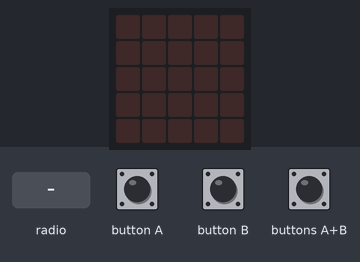
Simulated run of this program. Board: BBC micro:bit (MakeCode). Parts: the board's 5×5 LED display. The inputs (shaded band) are chosen by the test bench.

Above: at 1.2 s.
1.3 s: button A pressed for 0.15 s
At 2.6 s:
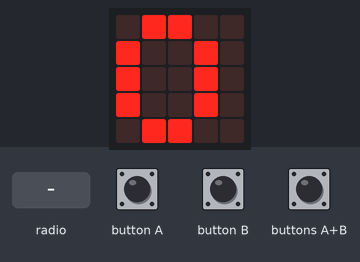
2.9 s: buttons A+B pressed for 0.15 s
At 4.0 s:
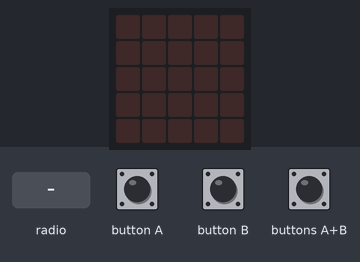
4.5 s: button B pressed for 0.15 s
At 5.2 s:
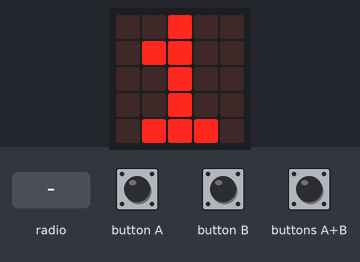
6.1 s: radio message "999999" arrives
At 6.9 s:
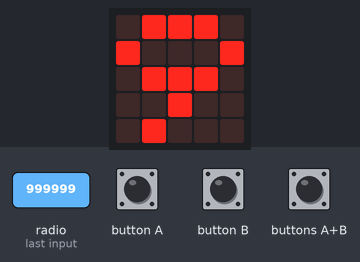
7.6 s: radio message "50" arrives
At 8.1 s:
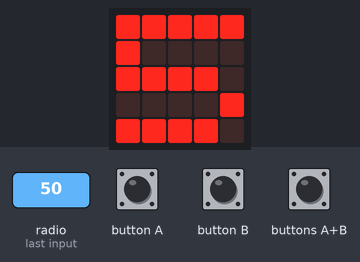
9.1 s: button B pressed for 0.15 s
At 9.9 s:
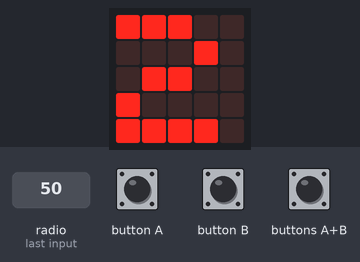
Timing chart, 0 to 11.7 s (numbered marks = the images above; inputs shaded):
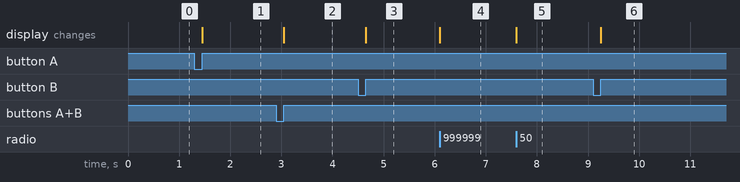

The program:

main.ts
```typescript
radio.onReceivedNumber(function (receivedNumber) {
    Slutvärde = receivedNumber
    if (receivedNumber <= 999999) {
        Hitta_nummer_från_höger(1)
        basic.showString(Hittad_plats)
    } else {
        while (receivedNumber > 999 * 10 ** index_tiotal_alla_värden) {
            index_tiotal_alla_värden += 1
        }
        if (index_tiotal_alla_värden < 10) {
            sjätte_index = tiopotens_uträkning(1)
            femte_index = "e"
            fjärde_index = uträkning_för(1)
            tredje_index = uträkning_för(1)
            andra_index = uträkning_för(1)
            första_index = uträkning_för(1)
        } else if (index_tiotal_alla_värden >= 10) {
            sjätte_index = tiopotens_uträkning(1)
            femte_index = tiopotens_uträkning(1)
            fjärde_index = "e"
            tredje_index = uträkning_för(1)
            andra_index = uträkning_för(1)
            första_index = uträkning_för(1)
        }
        basic.showString(sjätte_index)
    }
})
/**
 * Baserat på vilken av Mb så ska olika index visas:
 *
 * Mb1: första index osv osv
 *
 * =>
 */
// 1 är längst till höger, två ett steg till vänster...
function Hitta_nummer_från_höger (num: number) {
    // För MB 6
    Hittad_plats = convertToText(Math.floor(Slutvärde % (10 ** (num - 1) * 100) / (10 ** (num - 1) * 10)))
}
function uträkning_för (num: number) {
    return convertToText(parseFloat(convertToText(Slutvärde).substr(num, 1)))
}
// För varje MB:
//
// * Ändra samtliga variabler till rätt term/funkt
//
// *Ändra radio sänd nummer till rätt variabel samt gällande siffra
input.onButtonPressed(Button.A, function () {
    if (termfunkt1 == 0) {
        termfunkt1 += 0
    } else {
        termfunkt1 += -1
    }
    if (termfunkt1 >= 0 && termfunkt1 <= 9) {
        basic.showNumber(termfunkt1)
    } else if (termfunkt1 == 10) {
        basic.showLeds(`
            . . # . .
            . . # . .
            # # # # #
            . . # . .
            . . # . .
            `)
    } else if (termfunkt1 == 11) {
        basic.showLeds(`
            . . . . .
            . . . . .
            # # # # #
            . . . . .
            . . . . .
            `)
    } else if (termfunkt1 == 12) {
        basic.showLeds(`
            # . . . #
            . # . # .
            . . # . .
            . # . # .
            # . . . #
            `)
    } else if (termfunkt1 == 13) {
        basic.showLeds(`
            . . # . .
            . . . . .
            # # # # #
            . . . . .
            . . # . .
            `)
    } else if (termfunkt1 == 14) {
        basic.showLeds(`
            . . # . .
            . # . # .
            # . . . #
            . . . . .
            . . . . .
            `)
    }
})
input.onButtonPressed(Button.AB, function () {
    let index = 0
    basic.showLeds(`
        . . . . .
        . . . . .
        . . . . .
        . . . . .
        . . . . .
        `)
    Numerlista.push("5" + "," + convertToText(termfunkt1))
    Gör_om_till_bättre_lista()
    första_räknesatsen = [0, 5]
    första_räknesatsen_nmr = 0
    upphöjt = 0
    for (let index2 = 0; index2 <= siffror.length; index2++) {
        if (siffror[index2] > 9) {
            operation = siffror[index2]
            första_räknesatsen_nmr += 1
            upphöjt = 0
        } else {
            första_räknesatsen[första_räknesatsen_nmr] = första_räknesatsen[första_räknesatsen_nmr] * 10 ** upphöjt + siffror[index2]
            upphöjt += 1
        }
    }
    if (siffror[index] == 10) {
        radio.sendNumber(första_räknesatsen[0] + första_räknesatsen[1])
        basic.showLeds(`
            # # . . .
            # # . . .
            . . . . .
            . . . . .
            . . . . .
            `)
    }
    if (siffror[index] == 11) {
        radio.sendNumber(första_räknesatsen[0] - första_räknesatsen[1])
        basic.showLeds(`
            # # . . .
            # # . . .
            . . . . .
            . . . . .
            . . . . .
            `)
    }
    if (siffror[index] == 12) {
        radio.sendNumber(första_räknesatsen[0] * första_räknesatsen[1])
        basic.showLeds(`
            # # . . .
            # # . . .
            . . . . .
            . . . . .
            . . . . .
            `)
    }
    if (siffror[index] == 13) {
        radio.sendNumber(första_räknesatsen[0] / första_räknesatsen[1])
        basic.showLeds(`
            # # . . .
            # # . . .
            . . . . .
            . . . . .
            . . . . .
            `)
    }
    if (siffror[index] == 14) {
        radio.sendNumber(första_räknesatsen[0] ** första_räknesatsen[1])
        basic.showLeds(`
            # # . . .
            # # . . .
            . . . . .
            . . . . .
            . . . . .
            `)
    }
})
radio.onReceivedString(function (receivedString) {
    Numerlista.push(receivedString)
})
input.onButtonPressed(Button.B, function () {
    if (termfunkt1 == 14) {
        termfunkt1 += 0
    } else {
        termfunkt1 += 1
    }
    if (termfunkt1 >= 0 && termfunkt1 <= 9) {
        basic.showNumber(termfunkt1)
    } else if (termfunkt1 == 10) {
        basic.showLeds(`
            . . # . .
            . . # . .
            # # # # #
            . . # . .
            . . # . .
            `)
    } else if (termfunkt1 == 11) {
        basic.showLeds(`
            . . . . .
            . . . . .
            # # # # #
            . . . . .
            . . . . .
            `)
    } else if (termfunkt1 == 12) {
        basic.showLeds(`
            # . . . #
            . # . # .
            . . # . .
            . # . # .
            # . . . #
            `)
    } else if (termfunkt1 == 13) {
        basic.showLeds(`
            . . # . .
            . . . . .
            # # # # #
            . . . . .
            . . # . .
            `)
    } else if (termfunkt1 == 14) {
        basic.showLeds(`
            . . # . .
            . # . # .
            # . . . #
            . . . . .
            . . . . .
            `)
    }
})
function Gör_om_till_bättre_lista () {
    // Måste ta -1...
    for (let plats = 0; plats <= Numerlista.length - 1; plats++) {
        Temporär_variabel = Numerlista[plats]
        Temporär_lista = Temporär_variabel.split(",")
        Z = Temporär_lista[1]
        Y = Temporär_lista[0]
        Färdig_lista[parseFloat(Y)] = parseFloat(Z)
    }
}
// begränsning:
//
// jag har inte avrundat värdet på talet innan e.
//
// så om talet är 1399
//
// blir det 139 även fast 140 hade varit "rätt"
function tiopotens_uträkning (num: number) {
    return convertToText(parseFloat(convertToText(index_tiotal_alla_värden).substr(num, 1)))
}
let Temporär_lista: string[] = []
let Temporär_variabel = ""
let operation = 0
let upphöjt = 0
let första_räknesatsen_nmr = 0
let första_räknesatsen: number[] = []
let Numerlista: string[] = []
let termfunkt1 = 0
let första_index = ""
let andra_index = ""
let tredje_index = ""
let fjärde_index = ""
let femte_index = ""
let sjätte_index = ""
let Hittad_plats = ""
let Slutvärde = 0
let Z = ""
let Y = ""
let siffror: number[] = []
let Färdig_lista: number[] = []
let index_tiotal_alla_värden = 0
radio.setGroup(49)
index_tiotal_alla_värden = 1
Färdig_lista = []
let listnummer: number[] = []
let stringen = 0
let list = [0, 5]
siffror = [0, 5]
Y = ""
Z = ""
```

test.ts
```typescript
// här hamnar tester och detta kompileras inte när det här paketet används som ett tillägg.
```

Measured:
- after the input at 1.3 s, the display: changes after 0.15 s (image 1)
- after the input at 2.9 s, the display: changes after 0.15 s (image 2)
- after the input at 4.5 s, the display: changes after 0.15 s (image 3)
- after the input at 6.1 s, the display: changes at once (image 4)
- after the input at 7.6 s, the display: changes at once (image 5)
- after the input at 9.1 s, the display: changes after 0.15 s (image 6)
